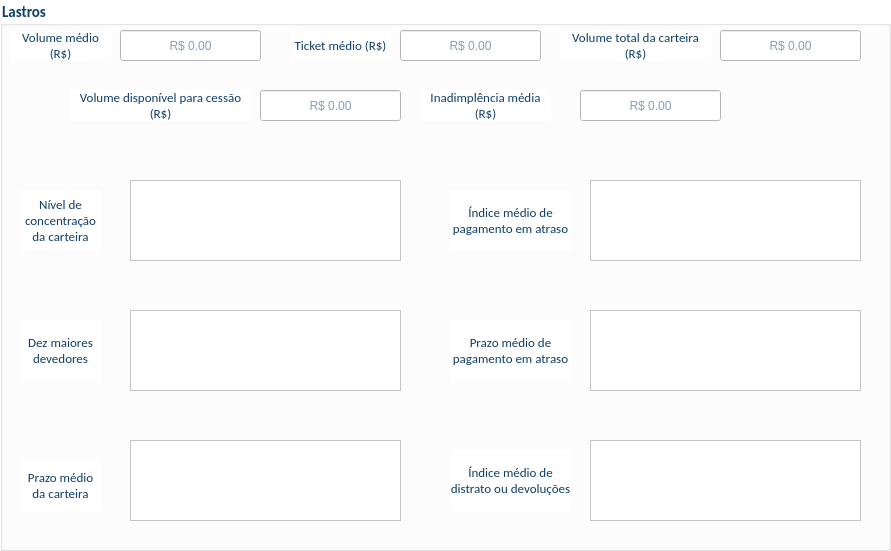
          <widget class="QGroupBox" name="gb_lastros2">
           <property name="geometry">
            <rect>
             <x>10</x>
             <y>1680</y>
             <width>891</width>
             <height>551</height>
            </rect>
           </property>
           <property name="font">
            <font>
             <family>Calibri</family>
             <pointsize>11</pointsize>
             <weight>75</weight>
             <bold>true</bold>
            </font>
           </property>
           <property name="styleSheet">
            <string notr="true">background-color: rgb(255, 255, 255);
color: rgb(15, 62, 104);</string>
           </property>
           <property name="title">
            <string>Lastros</string>
           </property>
           <widget class="QLabel" name="lastroVolMedio">
            <property name="geometry">
             <rect>
              <x>10</x>
              <y>30</y>
              <width>101</width>
              <height>31</height>
             </rect>
            </property>
            <property name="font">
             <font>
              <family>Calibri</family>
              <pointsize>10</pointsize>
             </font>
            </property>
            <property name="text">
             <string>Volume médio (R$)</string>
            </property>
            <property name="alignment">
             <set>Qt::AlignCenter</set>
            </property>
            <property name="wordWrap">
             <bool>true</bool>
            </property>
           </widget>
           <widget class="QLineEdit" name="le_lastroVolMedio">
            <property name="geometry">
             <rect>
              <x>120</x>
              <y>30</y>
              <width>141</width>
              <height>31</height>
             </rect>
            </property>
            <property name="inputMask">
             <string/>
            </property>
            <property name="text">
             <string/>
            </property>
            <property name="frame">
             <bool>true</bool>
            </property>
            <property name="alignment">
             <set>Qt::AlignCenter</set>
            </property>
            <property name="readOnly">
             <bool>true</bool>
            </property>
            <property name="placeholderText">
             <string>R$ 0.00</string>
            </property>
           </widget>
           <widget class="QLabel" name="lastroTicketMedio">
            <property name="geometry">
             <rect>
              <x>290</x>
              <y>30</y>
              <width>101</width>
              <height>31</height>
             </rect>
            </property>
            <property name="font">
             <font>
              <family>Calibri</family>
              <pointsize>10</pointsize>
             </font>
            </property>
            <property name="text">
             <string>Ticket médio (R$)</string>
            </property>
            <property name="alignment">
             <set>Qt::AlignCenter</set>
            </property>
            <property name="wordWrap">
             <bool>true</bool>
            </property>
           </widget>
           <widget class="QLineEdit" name="le_lastroTicketMedio">
            <property name="geometry">
             <rect>
              <x>400</x>
              <y>30</y>
              <width>141</width>
              <height>31</height>
             </rect>
            </property>
            <property name="inputMask">
             <string/>
            </property>
            <property name="text">
             <string/>
            </property>
            <property name="frame">
             <bool>true</bool>
            </property>
            <property name="alignment">
             <set>Qt::AlignCenter</set>
            </property>
            <property name="readOnly">
             <bool>true</bool>
            </property>
            <property name="placeholderText">
             <string>R$ 0.00</string>
            </property>
           </widget>
           <widget class="QLabel" name="lastroVolTotalCarteira">
            <property name="geometry">
             <rect>
              <x>560</x>
              <y>30</y>
              <width>151</width>
              <height>31</height>
             </rect>
            </property>
            <property name="font">
             <font>
              <family>Calibri</family>
              <pointsize>10</pointsize>
             </font>
            </property>
            <property name="text">
             <string>Volume total da carteira (R$)</string>
            </property>
            <property name="alignment">
             <set>Qt::AlignCenter</set>
            </property>
            <property name="wordWrap">
             <bool>true</bool>
            </property>
           </widget>
           <widget class="QLineEdit" name="le_lastroVolTotalCarteira">
            <property name="geometry">
             <rect>
              <x>720</x>
              <y>30</y>
              <width>141</width>
              <height>31</height>
             </rect>
            </property>
            <property name="inputMask">
             <string/>
            </property>
            <property name="text">
             <string/>
            </property>
            <property name="frame">
             <bool>true</bool>
            </property>
            <property name="alignment">
             <set>Qt::AlignCenter</set>
            </property>
            <property name="readOnly">
             <bool>true</bool>
            </property>
            <property name="placeholderText">
             <string>R$ 0.00</string>
            </property>
           </widget>
           <widget class="QLabel" name="lastroVolDispCessao">
            <property name="geometry">
             <rect>
              <x>70</x>
              <y>90</y>
              <width>181</width>
              <height>31</height>
             </rect>
            </property>
            <property name="font">
             <font>
              <family>Calibri</family>
              <pointsize>10</pointsize>
             </font>
            </property>
            <property name="text">
             <string>Volume disponível para cessão (R$)</string>
            </property>
            <property name="alignment">
             <set>Qt::AlignCenter</set>
            </property>
            <property name="wordWrap">
             <bool>true</bool>
            </property>
           </widget>
           <widget class="QLineEdit" name="le_lastroVolDispCessao">
            <property name="geometry">
             <rect>
              <x>260</x>
              <y>90</y>
              <width>141</width>
              <height>31</height>
             </rect>
            </property>
            <property name="inputMask">
             <string/>
            </property>
            <property name="text">
             <string/>
            </property>
            <property name="frame">
             <bool>true</bool>
            </property>
            <property name="alignment">
             <set>Qt::AlignCenter</set>
            </property>
            <property name="readOnly">
             <bool>true</bool>
            </property>
            <property name="placeholderText">
             <string>R$ 0.00</string>
            </property>
           </widget>
           <widget class="QLabel" name="lastroInadMedia">
            <property name="geometry">
             <rect>
              <x>420</x>
              <y>90</y>
              <width>131</width>
              <height>31</height>
             </rect>
            </property>
            <property name="font">
             <font>
              <family>Calibri</family>
              <pointsize>10</pointsize>
             </font>
            </property>
            <property name="text">
             <string>Inadimplência média (R$)</string>
            </property>
            <property name="alignment">
             <set>Qt::AlignCenter</set>
            </property>
            <property name="wordWrap">
             <bool>true</bool>
            </property>
           </widget>
           <widget class="QLineEdit" name="le_lastroInadMedia">
            <property name="geometry">
             <rect>
              <x>580</x>
              <y>90</y>
              <width>141</width>
              <height>31</height>
             </rect>
            </property>
            <property name="inputMask">
             <string/>
            </property>
            <property name="text">
             <string/>
            </property>
            <property name="frame">
             <bool>true</bool>
            </property>
            <property name="alignment">
             <set>Qt::AlignCenter</set>
            </property>
            <property name="readOnly">
             <bool>true</bool>
            </property>
            <property name="placeholderText">
             <string>R$ 0.00</string>
            </property>
           </widget>
           <widget class="QLabel" name="lastroConcCarteira">
            <property name="geometry">
             <rect>
              <x>20</x>
              <y>190</y>
              <width>81</width>
              <height>61</height>
             </rect>
            </property>
            <property name="font">
             <font>
              <family>Calibri</family>
              <pointsize>10</pointsize>
             </font>
            </property>
            <property name="text">
             <string>Nível de concentração da carteira</string>
            </property>
            <property name="alignment">
             <set>Qt::AlignCenter</set>
            </property>
            <property name="wordWrap">
             <bool>true</bool>
            </property>
           </widget>
           <widget class="QTextEdit" name="te_lastroConcCarteira">
            <property name="geometry">
             <rect>
              <x>130</x>
              <y>180</y>
              <width>271</width>
              <height>81</height>
             </rect>
            </property>
            <property name="readOnly">
             <bool>true</bool>
            </property>
           </widget>
           <widget class="QLabel" name="lastroDezMaioresDev">
            <property name="geometry">
             <rect>
              <x>20</x>
              <y>320</y>
              <width>81</width>
              <height>61</height>
             </rect>
            </property>
            <property name="font">
             <font>
              <family>Calibri</family>
              <pointsize>10</pointsize>
             </font>
            </property>
            <property name="text">
             <string>Dez maiores devedores</string>
            </property>
            <property name="alignment">
             <set>Qt::AlignCenter</set>
            </property>
            <property name="wordWrap">
             <bool>true</bool>
            </property>
           </widget>
           <widget class="QTextEdit" name="te_lastro10MaioresDeve">
            <property name="geometry">
             <rect>
              <x>130</x>
              <y>310</y>
              <width>271</width>
              <height>81</height>
             </rect>
            </property>
            <property name="readOnly">
             <bool>true</bool>
            </property>
           </widget>
           <widget class="QTextEdit" name="te_astroPrazoMedioCarteira">
            <property name="geometry">
             <rect>
              <x>130</x>
              <y>440</y>
              <width>271</width>
              <height>81</height>
             </rect>
            </property>
            <property name="readOnly">
             <bool>true</bool>
            </property>
           </widget>
           <widget class="QTextEdit" name="te_lastroIndiceMedioPagAtraso">
            <property name="geometry">
             <rect>
              <x>590</x>
              <y>180</y>
              <width>271</width>
              <height>81</height>
             </rect>
            </property>
            <property name="readOnly">
             <bool>true</bool>
            </property>
           </widget>
           <widget class="QTextEdit" name="te_lastroPrazoMedioPagAtraso">
            <property name="geometry">
             <rect>
              <x>590</x>
              <y>310</y>
              <width>271</width>
              <height>81</height>
             </rect>
            </property>
            <property name="readOnly">
             <bool>true</bool>
            </property>
           </widget>
           <widget class="QTextEdit" name="te_IndiceMedioDistratoDevol">
            <property name="geometry">
             <rect>
              <x>590</x>
              <y>440</y>
              <width>271</width>
              <height>81</height>
             </rect>
            </property>
            <property name="readOnly">
             <bool>true</bool>
            </property>
           </widget>
           <widget class="QLabel" name="lastroPrazoMedioCarteira">
            <property name="geometry">
             <rect>
              <x>20</x>
              <y>460</y>
              <width>81</width>
              <height>51</height>
             </rect>
            </property>
            <property name="font">
             <font>
              <family>Calibri</family>
              <pointsize>10</pointsize>
             </font>
            </property>
            <property name="text">
             <string>Prazo médio da carteira</string>
            </property>
            <property name="alignment">
             <set>Qt::AlignCenter</set>
            </property>
            <property name="wordWrap">
             <bool>true</bool>
            </property>
           </widget>
           <widget class="QLabel" name="lastroIndiceMedioPagAtraso">
            <property name="geometry">
             <rect>
              <x>450</x>
              <y>190</y>
              <width>121</width>
              <height>61</height>
             </rect>
            </property>
            <property name="font">
             <font>
              <family>Calibri</family>
              <pointsize>10</pointsize>
             </font>
            </property>
            <property name="layoutDirection">
             <enum>Qt::RightToLeft</enum>
            </property>
            <property name="text">
             <string>Índice médio de pagamento em atraso</string>
            </property>
            <property name="alignment">
             <set>Qt::AlignCenter</set>
            </property>
            <property name="wordWrap">
             <bool>true</bool>
            </property>
           </widget>
           <widget class="QLabel" name="lastroPrazoMedioPagAtraso">
            <property name="geometry">
             <rect>
              <x>450</x>
              <y>320</y>
              <width>121</width>
              <height>61</height>
             </rect>
            </property>
            <property name="font">
             <font>
              <family>Calibri</family>
              <pointsize>10</pointsize>
             </font>
            </property>
            <property name="layoutDirection">
             <enum>Qt::RightToLeft</enum>
            </property>
            <property name="text">
             <string>Prazo médio de pagamento em atraso</string>
            </property>
            <property name="alignment">
             <set>Qt::AlignCenter</set>
            </property>
            <property name="wordWrap">
             <bool>true</bool>
            </property>
           </widget>
           <widget class="QLabel" name="lastroIndiceMedioDistratoDevol">
            <property name="geometry">
             <rect>
              <x>450</x>
              <y>450</y>
              <width>121</width>
              <height>61</height>
             </rect>
            </property>
            <property name="font">
             <font>
              <family>Calibri</family>
              <pointsize>10</pointsize>
             </font>
            </property>
            <property name="layoutDirection">
             <enum>Qt::RightToLeft</enum>
            </property>
            <property name="text">
             <string>Índice médio de distrato ou devoluções</string>
            </property>
            <property name="alignment">
             <set>Qt::AlignCenter</set>
            </property>
            <property name="wordWrap">
             <bool>true</bool>
            </property>
           </widget>
          </widget>
